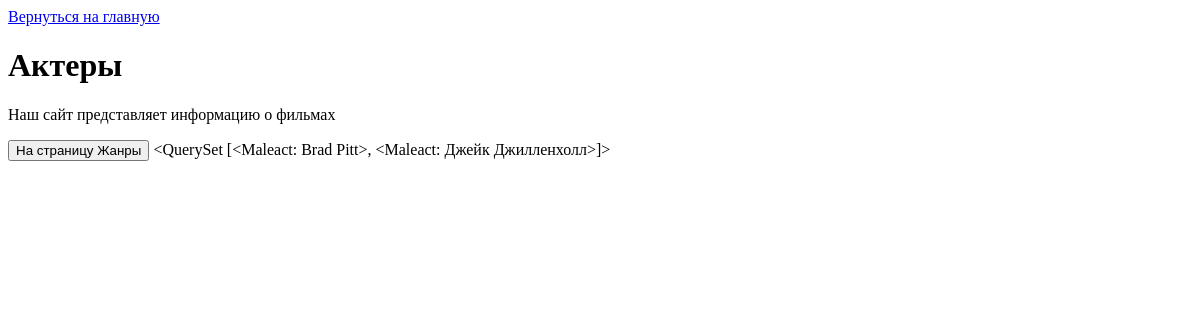
The page /actors/ on the database as committed earlier.
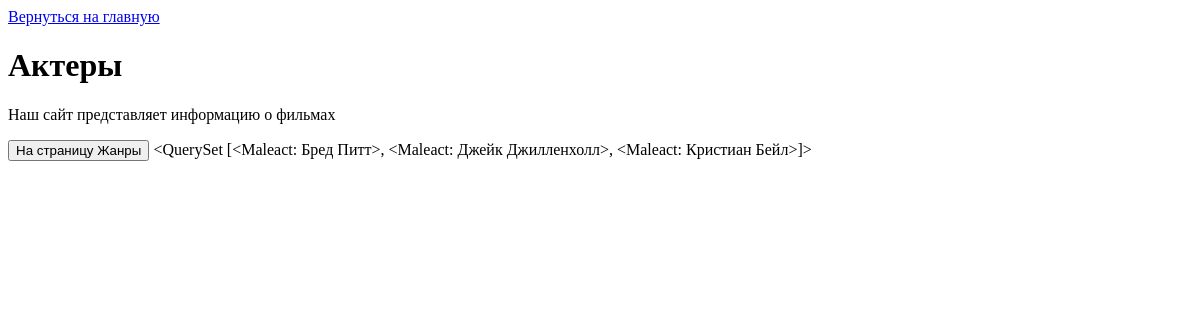
The same page on the database as committed later.
### actors/models.py (models this page shows)
class Maleact(models.Model):
    title = models.CharField('Имя', max_length=100, default="")
    best_movies = models.CharField('Лучшие фильмы', max_length=100, default="")
    biographi = models.TextField('Биография', max_length=250, default="")
    date = models.DateField('Дата рождения')
    def __str__(self):
        return self.title
    class Meta:
        verbose_name = 'Актер'
        verbose_name_plural = 'Актеры'

### actors/views.py (the view)
# urls.py: path('', views.actors_home, name='actors_home'),
def actors_home(request):
    actors = Maleact.objects.all()
    return render(request, 'actors/actors_home.html', {"actors" : actors })

### actors/templates/actors/actors_home.html
{% block cont %}
<div class="features">
    <a href="/">Вернуться на главную</a>
    <h1>Актеры</h1>
    <p>Наш сайт представляет информацию о фильмах</p>
    <button class="btn btn-warning">На страницу Жанры</button>
    {{ actors }}
</div>
{% endblock %}

Rows that differ between the two databases and show on the page:
changed Maleact: title.title "<QuerySet [<Maleact: Brad Pitt>, <Maleact: Джейк Джилленхолл>]>" → "<QuerySet [<Maleact: Бред Питт>, <Maleact: Джейк Джилленхолл>, <Maleact: Кристиан Бейл>]>"
